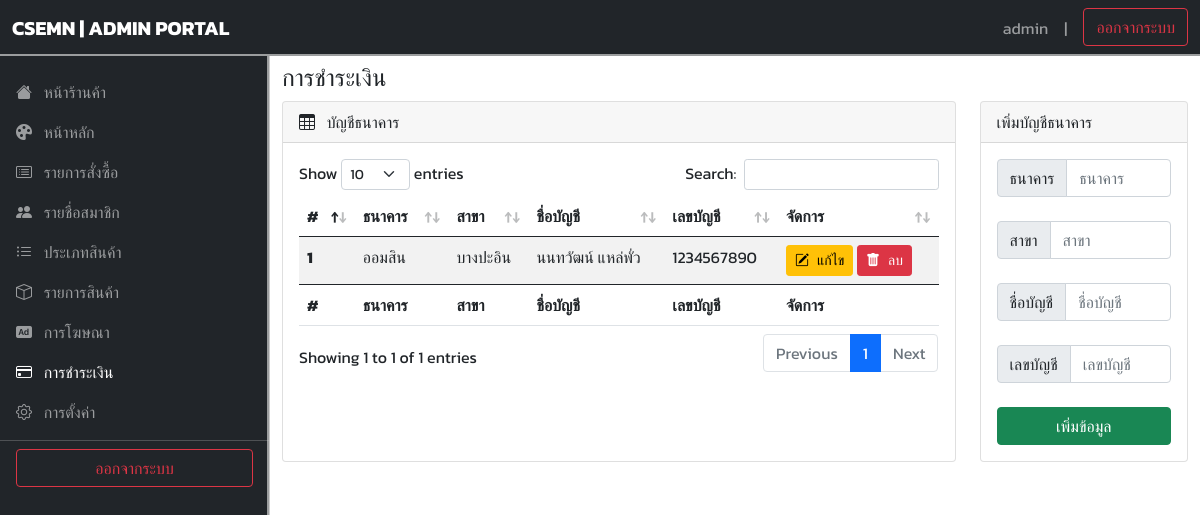
The app's page /admin/pages/payments/index.php (signed in) with its own data.
### tables this page shows
CREATE TABLE `banks` (
  `id` int(2) NOT NULL,
  `bank` varchar(50) NOT NULL,
  `office` varchar(100) NOT NULL,
  `fullname` varchar(150) NOT NULL,
  `bank_number` varchar(20) NOT NULL
);

### admin/services/payments/banks.php (the view)
<?php
try {
    $sql = "SELECT * FROM banks ORDER BY id ASC";
    $stmt = $connect->prepare($sql);
    $stmt->execute();
    $result = $stmt->fetchAll();
} catch (PDOException $e) {
    echo "เกิดข้อผิดพลาด : " . $e->getMessage();
    exit();
}
$i = 0;
foreach ($result as $value) {
    $i++;
?>
    <tr>
        <th><?= $i ?></th>
        <td tyle='white-space:nowrap;'><?= $value['bank'] ?></td>
        <td tyle='white-space:nowrap;'><?= $value['office'] ?></td>
        <td tyle='white-space:nowrap;'><?= $value['fullname'] ?></td>
        <td tyle='white-space:nowrap;'><?= $value['bank_number'] ?></td>
        <td tyle='white-space:nowrap;'>
            <a href="?payments=update&id=<?= $value['id'] ?>" class="btn btn-warning btn-sm"><i class='bi bi-pencil-square me-2'></i>แก้ไข</a>
            <a href="?payments=delete&id=<?= $value['id'] ?>" class="btn btn-danger btn-sm" onclick="return confirm('คุณต้องการที่จะลบรายการนี้ ?')"><i class='bi bi-trash-fill me-2'></i>ลบ</a>
        </td>
    </tr>
<?php
}
?>

### admin/assets/css/styleAdmin.css (style rules this page uses)
* { font-family: 'Kanit', sans-serif; margin: 0; padding: 0; box-sizing: border-box; }
:root { --offcanvas-width: 270px; --topNavbarHeight: 56px; }
@media (min-width: 992px) { body { overflow: auto !important; } }

### records on screen
banks: bank "ออมสิน", office "บางปะอิน", fullname "นนทวัฒน์ แหล่พั่ว", bank_number "1234567890"

### other values on screen
$_SESSION['U_USERNAME'] "admin"
